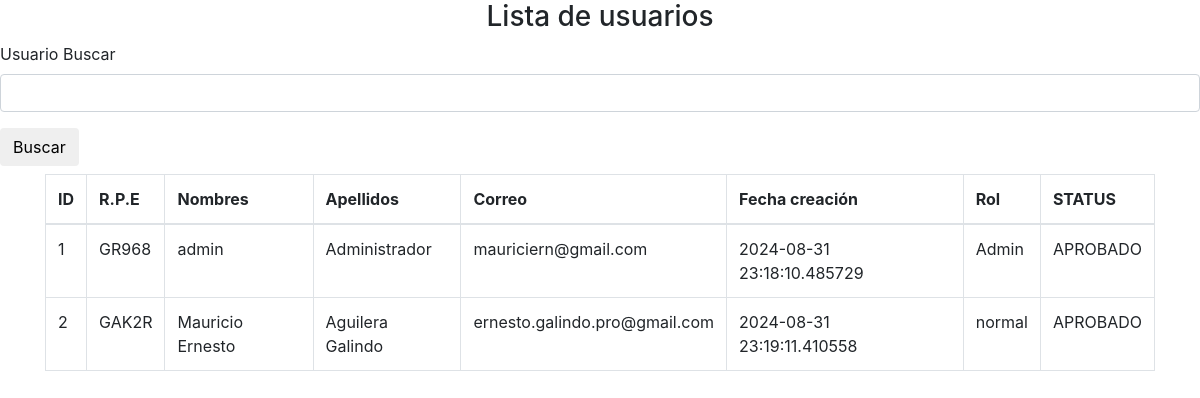
The app's page /user_manager/ver_usuarios (signed in) with its own data.
### app/usuario/models.py (models this page shows, shortened)
class Usuario(UserMixin, database.Model):
    __tablename__ = "usuarios"
    id = database.Column(database.Integer, primary_key=True)
    usuario_nombres = database.Column(database.String(40))
    usuario_apellidos = database.Column(database.String(40))
    usuario_rpe = database.Column(database.String(5), unique=True, index= True)
    usuario_email = database.Column(database.String(40), unique=True)
    usuario_contrasena = database.Column(database.String(25))
    usuario_creacion = database.Column(database.DateTime, default=datetime.now)
    status = database.Column(database.Integer, default=0)
    rol = database.Column(database.String(20), default="normal")

### app/user_manager/views.py (the view)
@user_manager.route('/ver_usuarios', methods=['POST', 'GET'])
@login_required
def ver_usuarios():
    if es_admin(current_user) == False:
        return redirect(url_for('user_manager.index'))
    barra = BarraBusquedaUsuarios()
    if barra.validate_on_submit():
        usuario_buscar = barra.usuario_buscar.data
        usuarios = Usuario.query.filter(Usuario.usuario_nombres.like(f"%{usuario_buscar}%")).all()
        context={'usuarios':usuarios,
                 'barra':barra}
        return render_template("ver_usuario.html", **context)
    usuarios = Usuario.query.all()
    context = {
        'usuarios':usuarios,
        'barra':barra
    }
    return render_template("ver_usuario.html", **context)

### app/user_manager/forms.py
class BarraBusquedaUsuarios(FlaskForm):
    usuario_buscar = StringField(validators=[DataRequired()])
    submit = SubmitField("Buscar")

### app/user_manager/views.py (called while the page is built)
def es_admin(usuario):
    if usuario.rol != "Admin":
        return False
    else:
        return True

### app/usuario/models.py (called while the page is built)
@login_manager.user_loader
def load_user(id):
    return Usuario.query.get(int(id))

### app/user_manager/templates/ver_usuario.html (shortened to what this page needs)
{% extends 'base_admin.html' %}
{% import 'bootstrap/wtf.html' as wtf %}
{% block contenido %}
<div class="d-flex justify-content-center">
    <h3>Lista de usuarios</h3>
</div>
{{wtf.quick_form(barra)}}
<div class="container">
    <div class="my-2">
        <div class="table-respoonsive">
            <table class="table table-bordered">
                <thead>
                    <tr>
                        <th>ID</th>
                        <th>R.P.E</th>
                        <th>Nombres</th>
                        <th>Apellidos</th>
                        <th>Correo</th>
                        <th>Fecha creación</th>
                        <th>Rol</th>
                        <th>STATUS</th>
                    </tr>
                </thead>
                <tbody>
                    {% for usuario in usuarios %}
                    <tr>
                        <td>{{usuario.id}}</td>
                        <td>{{usuario.usuario_rpe}}</td>
                        <td>{{usuario.usuario_nombres}}</td>
                        <td>{{usuario.usuario_apellidos}}</td>
                        <td>{{usuario.usuario_email}}</td>
                        <td>{{usuario.usuario_creacion}}</td>
                        <td>{{usuario.rol}}</td>
                        <td>
                            {% if usuario.status == 0 %}
                               <a href="{{ url_for('user_manager.aprobar_usuario', id=usuario.id) }}">
                                <button class="btn btn-warning">¿APROBAR?</button>
                               </a>
                            {% else %}
                                APROBADO
                            {% endif %}
                        </td>
                    </tr>
                    {% endfor %}
                </tbody>
            </table>
        </div>
    </div>
</div>
{% endblock %}

### app/user_manager/templates/base_admin.html (shortened to what this page needs)
<!DOCTYPE html>
<html lang="en">
<head>
    <link rel="stylesheet" href="https://stackpath.bootstrapcdn.com/bootstrap/4.1.3/css/bootstrap.min.css">
</head>
<body>
    {% block contenido %}
    {% endblock contenido %}
</body>
</html>

### records on screen
Usuario: id "1", usuario_rpe "GR968", usuario_nombres "admin", usuario_apellidos "Administrador", usuario_email "mauriciern@gmail.com", usuario_creacion "2024-08-31 23:18:10.485729", rol "Admin", status "APROBADO"
Usuario: id "2", usuario_rpe "GAK2R", usuario_nombres "Mauricio Ernesto", usuario_apellidos "Aguilera Galindo", usuario_email "ernesto.galindo.pro@gmail.com", usuario_creacion "2024-08-31 23:19:11.410558", rol "normal", status "APROBADO"
